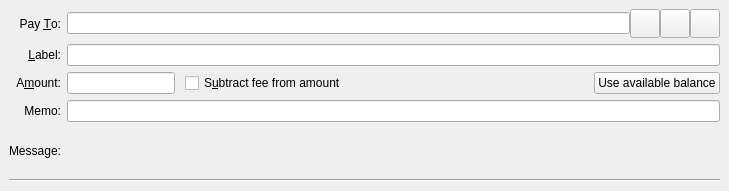
<?xml version="1.0" encoding="UTF-8"?>
<ui version="4.0">
 <class>SendCoinsEntry</class>
 <widget class="QStackedWidget" name="SendCoinsEntry">
  <property name="geometry">
   <rect>
    <x>0</x>
    <y>0</y>
    <width>729</width>
    <height>191</height>
   </rect>
  </property>
  <property name="focusPolicy">
   <enum>Qt::TabFocus</enum>
  </property>
  <property name="autoFillBackground">
   <bool>false</bool>
  </property>
  <property name="currentIndex">
   <number>0</number>
  </property>
  <widget class="QFrame" name="SendCoins">
   <property name="toolTip">
    <string>This is a normal payment.</string>
   </property>
   <property name="frameShape">
    <enum>QFrame::NoFrame</enum>
   </property>
   <layout class="QGridLayout" name="gridLayout">
    <item row="0" column="0">
     <widget class="QLabel" name="payToLabel">
      <property name="text">
       <string>Pay &amp;To:</string>
      </property>
      <property name="alignment">
       <set>Qt::AlignRight|Qt::AlignTrailing|Qt::AlignVCenter</set>
      </property>
      <property name="buddy">
       <cstring>payTo</cstring>
      </property>
     </widget>
    </item>
    <item row="0" column="1">
     <layout class="QHBoxLayout" name="payToLayout">
      <property name="spacing">
       <number>0</number>
      </property>
      <item>
       <widget class="QValidatedLineEdit" name="payTo">
        <property name="toolTip">
         <string>The Pirate address to send the payment to</string>
        </property>
       </widget>
      </item>
      <item>
       <widget class="QToolButton" name="addressBookButton">
        <property name="toolTip">
         <string>Choose previously used address</string>
        </property>
        <property name="text">
         <string/>
        </property>
        <property name="icon">
         <iconset resource="../komodo.qrc">
          <normaloff>:/icons/address-book</normaloff>:/icons/address-book</iconset>
        </property>
        <property name="iconSize">
         <size>
          <width>22</width>
          <height>22</height>
         </size>
        </property>
        <property name="shortcut">
         <string>Alt+A</string>
        </property>
       </widget>
      </item>
      <item>
       <widget class="QToolButton" name="pasteButton">
        <property name="toolTip">
         <string>Paste address from clipboard</string>
        </property>
        <property name="text">
         <string/>
        </property>
        <property name="icon">
         <iconset resource="../komodo.qrc">
          <normaloff>:/icons/editpaste</normaloff>:/icons/editpaste</iconset>
        </property>
        <property name="iconSize">
         <size>
          <width>22</width>
          <height>22</height>
         </size>
        </property>
        <property name="shortcut">
         <string>Alt+P</string>
        </property>
       </widget>
      </item>
      <item>
       <widget class="QToolButton" name="deleteButton">
        <property name="toolTip">
         <string>Remove this entry</string>
        </property>
        <property name="text">
         <string/>
        </property>
        <property name="icon">
         <iconset resource="../komodo.qrc">
          <normaloff>:/icons/remove</normaloff>:/icons/remove</iconset>
        </property>
        <property name="iconSize">
         <size>
          <width>22</width>
          <height>22</height>
         </size>
        </property>
       </widget>
      </item>
     </layout>
    </item>
    <item row="1" column="0">
     <widget class="QLabel" name="labellLabel">
      <property name="text">
       <string>&amp;Label:</string>
      </property>
      <property name="alignment">
       <set>Qt::AlignRight|Qt::AlignTrailing|Qt::AlignVCenter</set>
      </property>
      <property name="buddy">
       <cstring>addAsLabel</cstring>
      </property>
     </widget>
    </item>
    <item row="1" column="1">
     <widget class="QLineEdit" name="addAsLabel">
      <property name="toolTip">
       <string>Enter a label for this address to add it to the list of used addresses (only for taddrs)</string>
      </property>
     </widget>
    </item>
    <item row="2" column="0">
     <widget class="QLabel" name="amountLabel">
      <property name="text">
       <string>A&amp;mount:</string>
      </property>
      <property name="alignment">
       <set>Qt::AlignRight|Qt::AlignTrailing|Qt::AlignVCenter</set>
      </property>
      <property name="buddy">
       <cstring>payAmount</cstring>
      </property>
     </widget>
    </item>
    <item row="2" column="1">
     <layout class="QHBoxLayout" name="horizontalLayoutAmount" stretch="0,1,0">
      <property name="spacing">
       <number>10</number>
      </property>
      <item>
       <widget class="KomodoAmountField" name="payAmount"/>
      </item>
      <item>
       <widget class="QCheckBox" name="checkboxSubtractFeeFromAmount">
        <property name="toolTip">
         <string>The fee will be deducted from the amount being sent. The recipient will receive less coins than you enter in the amount field. If multiple recipients are selected, the fee is split equally.</string>
        </property>
        <property name="text">
         <string>S&amp;ubtract fee from amount</string>
        </property>
       </widget>
      </item>
      <item>
       <widget class="QPushButton" name="useAvailableBalanceButton">
        <property name="text">
         <string>Use available balance</string>
        </property>
        <property name="icon">
         <iconset resource="../komodo.qrc">
          <normaloff>:/icons/all_balance</normaloff>:/icons/all_balance</iconset>
        </property>
       </widget>
      </item>
     </layout>
    </item>
    <item row="3" column="0">
     <widget class="QLabel" name="memoLabel_2">
      <property name="text">
       <string>Memo:</string>
      </property>
      <property name="alignment">
       <set>Qt::AlignRight|Qt::AlignTrailing|Qt::AlignVCenter</set>
      </property>
     </widget>
    </item>
    <item row="3" column="1">
     <widget class="QValidatedLineEdit" name="memo">
      <property name="toolTip">
       <string>Message that will be included as part of the transaction</string>
      </property>
      <property name="maxLength">
       <number>512</number>
      </property>
     </widget>
    </item>
    <item row="4" column="0">
     <widget class="QLabel" name="messageLabel">
      <property name="text">
       <string>Message:</string>
      </property>
      <property name="alignment">
       <set>Qt::AlignRight|Qt::AlignTrailing|Qt::AlignVCenter</set>
      </property>
     </widget>
    </item>
    <item row="4" column="1">
     <widget class="QLabel" name="messageTextLabel">
      <property name="toolTip">
       <string>A message that was attached to the pirate: URI which will be stored with the transaction for your reference. Note: This message will not be sent over the Pirate network.</string>
      </property>
      <property name="textFormat">
       <enum>Qt::PlainText</enum>
      </property>
     </widget>
    </item>
    <item row="5" column="0" colspan="2">
     <widget class="Line" name="line">
      <property name="orientation">
       <enum>Qt::Horizontal</enum>
      </property>
     </widget>
    </item>
   </layout>
  </widget>
  <widget class="QFrame" name="SendCoins_UnauthenticatedPaymentRequest">
   <property name="palette">
    <palette>
     <active>
      <colorrole role="WindowText">
       <brush brushstyle="SolidPattern">
        <color alpha="255">
         <red>0</red>
         <green>0</green>
         <blue>0</blue>
        </color>
       </brush>
      </colorrole>
      <colorrole role="Button">
       <brush brushstyle="SolidPattern">
        <color alpha="255">
         <red>255</red>
         <green>255</green>
         <blue>127</blue>
        </color>
       </brush>
      </colorrole>
      <colorrole role="Light">
       <brush brushstyle="SolidPattern">
        <color alpha="255">
         <red>255</red>
         <green>255</green>
         <blue>255</blue>
        </color>
       </brush>
      </colorrole>
      <colorrole role="Midlight">
       <brush brushstyle="SolidPattern">
        <color alpha="255">
         <red>255</red>
         <green>255</green>
         <blue>191</blue>
        </color>
       </brush>
      </colorrole>
      <colorrole role="Dark">
       <brush brushstyle="SolidPattern">
        <color alpha="255">
         <red>127</red>
         <green>127</green>
         <blue>63</blue>
        </color>
       </brush>
      </colorrole>
      <colorrole role="Mid">
       <brush brushstyle="SolidPattern">
        <color alpha="255">
         <red>170</red>
         <green>170</green>
         <blue>84</blue>
        </color>
       </brush>
      </colorrole>
      <colorrole role="Text">
       <brush brushstyle="SolidPattern">
        <color alpha="255">
         <red>0</red>
         <green>0</green>
         <blue>0</blue>
        </color>
       </brush>
      </colorrole>
      <colorrole role="BrightText">
       <brush brushstyle="SolidPattern">
        <color alpha="255">
         <red>255</red>
         <green>255</green>
         <blue>255</blue>
        </color>
       </brush>
      </colorrole>
      <colorrole role="ButtonText">
       <brush brushstyle="SolidPattern">
        <color alpha="255">
         <red>0</red>
         <green>0</green>
         <blue>0</blue>
        </color>
       </brush>
      </colorrole>
      <colorrole role="Base">
       <brush brushstyle="SolidPattern">
        <color alpha="255">
         <red>255</red>
         <green>255</green>
         <blue>255</blue>
        </color>
       </brush>
      </colorrole>
      <colorrole role="Window">
       <brush brushstyle="SolidPattern">
        <color alpha="255">
         <red>255</red>
         <green>255</green>
         <blue>127</blue>
        </color>
       </brush>
      </colorrole>
      <colorrole role="Shadow">
       <brush brushstyle="SolidPattern">
        <color alpha="255">
         <red>0</red>
         <green>0</green>
         <blue>0</blue>
        </color>
       </brush>
      </colorrole>
      <colorrole role="AlternateBase">
       <brush brushstyle="SolidPattern">
        <color alpha="255">
         <red>255</red>
         <green>255</green>
         <blue>191</blue>
        </color>
       </brush>
      </colorrole>
      <colorrole role="ToolTipBase">
       <brush brushstyle="SolidPattern">
        <color alpha="255">
         <red>255</red>
         <green>255</green>
         <blue>220</blue>
        </color>
       </brush>
      </colorrole>
      <colorrole role="ToolTipText">
       <brush brushstyle="SolidPattern">
        <color alpha="255">
         <red>0</red>
         <green>0</green>
         <blue>0</blue>
        </color>
       </brush>
      </colorrole>
      <colorrole role="PlaceholderText">
       <brush brushstyle="NoBrush">
        <color alpha="128">
         <red>0</red>
         <green>0</green>
         <blue>0</blue>
        </color>
       </brush>
      </colorrole>
     </active>
     <inactive>
      <colorrole role="WindowText">
       <brush brushstyle="SolidPattern">
        <color alpha="255">
         <red>0</red>
         <green>0</green>
         <blue>0</blue>
        </color>
       </brush>
      </colorrole>
      <colorrole role="Button">
       <brush brushstyle="SolidPattern">
        <color alpha="255">
         <red>255</red>
         <green>255</green>
         <blue>127</blue>
        </color>
       </brush>
      </colorrole>
      <colorrole role="Light">
       <brush brushstyle="SolidPattern">
        <color alpha="255">
         <red>255</red>
         <green>255</green>
         <blue>255</blue>
        </color>
       </brush>
      </colorrole>
      <colorrole role="Midlight">
       <brush brushstyle="SolidPattern">
        <color alpha="255">
         <red>255</red>
         <green>255</green>
         <blue>191</blue>
        </color>
       </brush>
      </colorrole>
      <colorrole role="Dark">
       <brush brushstyle="SolidPattern">
        <color alpha="255">
         <red>127</red>
         <green>127</green>
         <blue>63</blue>
        </color>
       </brush>
      </colorrole>
      <colorrole role="Mid">
       <brush brushstyle="SolidPattern">
        <color alpha="255">
         <red>170</red>
         <green>170</green>
         <blue>84</blue>
        </color>
       </brush>
      </colorrole>
      <colorrole role="Text">
       <brush brushstyle="SolidPattern">
        <color alpha="255">
         <red>0</red>
         <green>0</green>
         <blue>0</blue>
        </color>
       </brush>
      </colorrole>
      <colorrole role="BrightText">
       <brush brushstyle="SolidPattern">
        <color alpha="255">
         <red>255</red>
         <green>255</green>
         <blue>255</blue>
        </color>
       </brush>
      </colorrole>
      <colorrole role="ButtonText">
       <brush brushstyle="SolidPattern">
        <color alpha="255">
         <red>0</red>
         <green>0</green>
         <blue>0</blue>
        </color>
       </brush>
      </colorrole>
      <colorrole role="Base">
       <brush brushstyle="SolidPattern">
        <color alpha="255">
         <red>255</red>
         <green>255</green>
         <blue>255</blue>
        </color>
       </brush>
      </colorrole>
      <colorrole role="Window">
       <brush brushstyle="SolidPattern">
        <color alpha="255">
         <red>255</red>
         <green>255</green>
         <blue>127</blue>
        </color>
       </brush>
      </colorrole>
      <colorrole role="Shadow">
       <brush brushstyle="SolidPattern">
        <color alpha="255">
         <red>0</red>
         <green>0</green>
         <blue>0</blue>
        </color>
       </brush>
      </colorrole>
      <colorrole role="AlternateBase">
       <brush brushstyle="SolidPattern">
        <color alpha="255">
         <red>255</red>
         <green>255</green>
         <blue>191</blue>
        </color>
       </brush>
      </colorrole>
      <colorrole role="ToolTipBase">
       <brush brushstyle="SolidPattern">
        <color alpha="255">
         <red>255</red>
         <green>255</green>
         <blue>220</blue>
        </color>
       </brush>
      </colorrole>
      <colorrole role="ToolTipText">
       <brush brushstyle="SolidPattern">
        <color alpha="255">
         <red>0</red>
         <green>0</green>
         <blue>0</blue>
        </color>
       </brush>
      </colorrole>
      <colorrole role="PlaceholderText">
       <brush brushstyle="NoBrush">
        <color alpha="128">
         <red>0</red>
         <green>0</green>
         <blue>0</blue>
        </color>
       </brush>
      </colorrole>
     </inactive>
     <disabled>
      <colorrole role="WindowText">
       <brush brushstyle="SolidPattern">
        <color alpha="255">
         <red>127</red>
         <green>127</green>
         <blue>63</blue>
        </color>
       </brush>
      </colorrole>
      <colorrole role="Button">
       <brush brushstyle="SolidPattern">
        <color alpha="255">
         <red>255</red>
         <green>255</green>
         <blue>127</blue>
        </color>
       </brush>
      </colorrole>
      <colorrole role="Light">
       <brush brushstyle="SolidPattern">
        <color alpha="255">
         <red>255</red>
         <green>255</green>
         <blue>255</blue>
        </color>
       </brush>
      </colorrole>
      <colorrole role="Midlight">
       <brush brushstyle="SolidPattern">
        <color alpha="255">
         <red>255</red>
         <green>255</green>
         <blue>191</blue>
        </color>
       </brush>
      </colorrole>
      <colorrole role="Dark">
       <brush brushstyle="SolidPattern">
        <color alpha="255">
         <red>127</red>
         <green>127</green>
         <blue>63</blue>
        </color>
       </brush>
      </colorrole>
      <colorrole role="Mid">
       <brush brushstyle="SolidPattern">
        <color alpha="255">
         <red>170</red>
         <green>170</green>
         <blue>84</blue>
        </color>
       </brush>
      </colorrole>
      <colorrole role="Text">
       <brush brushstyle="SolidPattern">
        <color alpha="255">
         <red>127</red>
         <green>127</green>
         <blue>63</blue>
        </color>
       </brush>
      </colorrole>
      <colorrole role="BrightText">
       <brush brushstyle="SolidPattern">
        <color alpha="255">
         <red>255</red>
         <green>255</green>
         <blue>255</blue>
        </color>
       </brush>
      </colorrole>
      <colorrole role="ButtonText">
       <brush brushstyle="SolidPattern">
        <color alpha="255">
         <red>127</red>
         <green>127</green>
         <blue>63</blue>
        </color>
       </brush>
      </colorrole>
      <colorrole role="Base">
       <brush brushstyle="SolidPattern">
        <color alpha="255">
         <red>255</red>
         <green>255</green>
         <blue>127</blue>
        </color>
       </brush>
      </colorrole>
      <colorrole role="Window">
       <brush brushstyle="SolidPattern">
        <color alpha="255">
         <red>255</red>
         <green>255</green>
         <blue>127</blue>
        </color>
       </brush>
      </colorrole>
      <colorrole role="Shadow">
       <brush brushstyle="SolidPattern">
        <color alpha="255">
         <red>0</red>
         <green>0</green>
         <blue>0</blue>
        </color>
       </brush>
      </colorrole>
      <colorrole role="AlternateBase">
       <brush brushstyle="SolidPattern">
        <color alpha="255">
         <red>255</red>
         <green>255</green>
         <blue>127</blue>
        </color>
       </brush>
      </colorrole>
      <colorrole role="ToolTipBase">
       <brush brushstyle="SolidPattern">
        <color alpha="255">
         <red>255</red>
         <green>255</green>
         <blue>220</blue>
        </color>
       </brush>
      </colorrole>
      <colorrole role="ToolTipText">
       <brush brushstyle="SolidPattern">
        <color alpha="255">
         <red>0</red>
         <green>0</green>
         <blue>0</blue>
        </color>
       </brush>
      </colorrole>
      <colorrole role="PlaceholderText">
       <brush brushstyle="NoBrush">
        <color alpha="128">
         <red>0</red>
         <green>0</green>
         <blue>0</blue>
        </color>
       </brush>
      </colorrole>
     </disabled>
    </palette>
   </property>
   <property name="toolTip">
    <string>This is an unauthenticated payment request.</string>
   </property>
   <property name="autoFillBackground">
    <bool>true</bool>
   </property>
   <property name="frameShape">
    <enum>QFrame::NoFrame</enum>
   </property>
   <layout class="QGridLayout" name="gridLayout_is">
    <property name="spacing">
     <number>12</number>
    </property>
    <item row="0" column="0">
     <widget class="QLabel" name="payToLabel_is">
      <property name="text">
       <string>Pay To:</string>
      </property>
      <property name="alignment">
       <set>Qt::AlignRight|Qt::AlignTrailing|Qt::AlignVCenter</set>
      </property>
     </widget>
    </item>
    <item row="0" column="1">
     <layout class="QHBoxLayout" name="payToLayout_is">
      <property name="spacing">
       <number>0</number>
      </property>
      <item>
       <widget class="QLabel" name="payTo_is"/>
      </item>
      <item>
       <widget class="QToolButton" name="deleteButton_is">
        <property name="toolTip">
         <string>Remove this entry</string>
        </property>
        <property name="text">
         <string/>
        </property>
        <property name="icon">
         <iconset resource="../komodo.qrc">
          <normaloff>:/icons/remove</normaloff>:/icons/remove</iconset>
        </property>
       </widget>
      </item>
     </layout>
    </item>
    <item row="1" column="0">
     <widget class="QLabel" name="memoLabel_is">
      <property name="text">
       <string>Memo:</string>
      </property>
      <property name="alignment">
       <set>Qt::AlignRight|Qt::AlignTrailing|Qt::AlignVCenter</set>
      </property>
     </widget>
    </item>
    <item row="1" column="1">
     <widget class="QLabel" name="memoTextLabel_is">
      <property name="textFormat">
       <enum>Qt::PlainText</enum>
      </property>
     </widget>
    </item>
    <item row="2" column="0">
     <widget class="QLabel" name="amountLabel_is">
      <property name="text">
       <string>A&amp;mount:</string>
      </property>
      <property name="alignment">
       <set>Qt::AlignRight|Qt::AlignTrailing|Qt::AlignVCenter</set>
      </property>
      <property name="buddy">
       <cstring>payAmount_is</cstring>
      </property>
     </widget>
    </item>
    <item row="2" column="1">
     <widget class="KomodoAmountField" name="payAmount_is">
      <property name="acceptDrops">
       <bool>false</bool>
      </property>
     </widget>
    </item>
   </layout>
  </widget>
  <widget class="QFrame" name="SendCoins_AuthenticatedPaymentRequest">
   <property name="palette">
    <palette>
     <active>
      <colorrole role="WindowText">
       <brush brushstyle="SolidPattern">
        <color alpha="255">
         <red>0</red>
         <green>0</green>
         <blue>0</blue>
        </color>
       </brush>
      </colorrole>
      <colorrole role="Button">
       <brush brushstyle="SolidPattern">
        <color alpha="255">
         <red>140</red>
         <green>232</green>
         <blue>119</blue>
        </color>
       </brush>
      </colorrole>
      <colorrole role="Light">
       <brush brushstyle="SolidPattern">
        <color alpha="255">
         <red>230</red>
         <green>255</green>
         <blue>224</blue>
        </color>
       </brush>
      </colorrole>
      <colorrole role="Midlight">
       <brush brushstyle="SolidPattern">
        <color alpha="255">
         <red>185</red>
         <green>243</green>
         <blue>171</blue>
        </color>
       </brush>
      </colorrole>
      <colorrole role="Dark">
       <brush brushstyle="SolidPattern">
        <color alpha="255">
         <red>70</red>
         <green>116</green>
         <blue>59</blue>
        </color>
       </brush>
      </colorrole>
      <colorrole role="Mid">
       <brush brushstyle="SolidPattern">
        <color alpha="255">
         <red>93</red>
         <green>155</green>
         <blue>79</blue>
        </color>
       </brush>
      </colorrole>
      <colorrole role="Text">
       <brush brushstyle="SolidPattern">
        <color alpha="255">
         <red>0</red>
         <green>0</green>
         <blue>0</blue>
        </color>
       </brush>
      </colorrole>
      <colorrole role="BrightText">
       <brush brushstyle="SolidPattern">
        <color alpha="255">
         <red>155</red>
         <green>255</green>
         <blue>147</blue>
        </color>
       </brush>
      </colorrole>
      <colorrole role="ButtonText">
       <brush brushstyle="SolidPattern">
        <color alpha="255">
         <red>0</red>
         <green>0</green>
         <blue>0</blue>
        </color>
       </brush>
      </colorrole>
      <colorrole role="Base">
       <brush brushstyle="SolidPattern">
        <color alpha="255">
         <red>119</red>
         <green>255</green>
         <blue>233</blue>
        </color>
       </brush>
      </colorrole>
      <colorrole role="Window">
       <brush brushstyle="SolidPattern">
        <color alpha="255">
         <red>140</red>
         <green>232</green>
         <blue>119</blue>
        </color>
       </brush>
      </colorrole>
      <colorrole role="Shadow">
       <brush brushstyle="SolidPattern">
        <color alpha="255">
         <red>0</red>
         <green>0</green>
         <blue>0</blue>
        </color>
       </brush>
      </colorrole>
      <colorrole role="AlternateBase">
       <brush brushstyle="SolidPattern">
        <color alpha="255">
         <red>197</red>
         <green>243</green>
         <blue>187</blue>
        </color>
       </brush>
      </colorrole>
      <colorrole role="NoRole">
       <brush brushstyle="SolidPattern">
        <color alpha="255">
         <red>125</red>
         <green>194</green>
         <blue>122</blue>
        </color>
       </brush>
      </colorrole>
      <colorrole role="ToolTipBase">
       <brush brushstyle="SolidPattern">
        <color alpha="255">
         <red>255</red>
         <green>255</green>
         <blue>220</blue>
        </color>
       </brush>
      </colorrole>
      <colorrole role="ToolTipText">
       <brush brushstyle="SolidPattern">
        <color alpha="255">
         <red>0</red>
         <green>0</green>
         <blue>0</blue>
        </color>
       </brush>
      </colorrole>
      <colorrole role="PlaceholderText">
       <brush brushstyle="NoBrush">
        <color alpha="128">
         <red>0</red>
         <green>0</green>
         <blue>0</blue>
        </color>
       </brush>
      </colorrole>
     </active>
     <inactive>
      <colorrole role="WindowText">
       <brush brushstyle="SolidPattern">
        <color alpha="255">
         <red>0</red>
         <green>0</green>
         <blue>0</blue>
        </color>
       </brush>
      </colorrole>
      <colorrole role="Button">
       <brush brushstyle="SolidPattern">
        <color alpha="255">
         <red>140</red>
         <green>232</green>
         <blue>119</blue>
        </color>
       </brush>
      </colorrole>
      <colorrole role="Light">
       <brush brushstyle="SolidPattern">
        <color alpha="255">
         <red>230</red>
         <green>255</green>
         <blue>224</blue>
        </color>
       </brush>
      </colorrole>
      <colorrole role="Midlight">
       <brush brushstyle="SolidPattern">
        <color alpha="255">
         <red>185</red>
         <green>243</green>
         <blue>171</blue>
        </color>
       </brush>
      </colorrole>
      <colorrole role="Dark">
       <brush brushstyle="SolidPattern">
        <color alpha="255">
         <red>70</red>
         <green>116</green>
         <blue>59</blue>
        </color>
       </brush>
      </colorrole>
      <colorrole role="Mid">
       <brush brushstyle="SolidPattern">
        <color alpha="255">
         <red>93</red>
         <green>155</green>
         <blue>79</blue>
        </color>
       </brush>
      </colorrole>
      <colorrole role="Text">
       <brush brushstyle="SolidPattern">
        <color alpha="255">
         <red>0</red>
         <green>0</green>
         <blue>0</blue>
        </color>
       </brush>
      </colorrole>
      <colorrole role="BrightText">
       <brush brushstyle="SolidPattern">
        <color alpha="255">
         <red>155</red>
         <green>255</green>
         <blue>147</blue>
        </color>
       </brush>
      </colorrole>
      <colorrole role="ButtonText">
       <brush brushstyle="SolidPattern">
        <color alpha="255">
         <red>0</red>
         <green>0</green>
         <blue>0</blue>
        </color>
       </brush>
      </colorrole>
      <colorrole role="Base">
       <brush brushstyle="SolidPattern">
        <color alpha="255">
         <red>119</red>
         <green>255</green>
         <blue>233</blue>
        </color>
       </brush>
      </colorrole>
      <colorrole role="Window">
       <brush brushstyle="SolidPattern">
        <color alpha="255">
         <red>140</red>
         <green>232</green>
         <blue>119</blue>
        </color>
       </brush>
      </colorrole>
      <colorrole role="Shadow">
       <brush brushstyle="SolidPattern">
        <color alpha="255">
         <red>0</red>
         <green>0</green>
         <blue>0</blue>
        </color>
       </brush>
      </colorrole>
      <colorrole role="AlternateBase">
       <brush brushstyle="SolidPattern">
        <color alpha="255">
         <red>197</red>
         <green>243</green>
         <blue>187</blue>
        </color>
       </brush>
      </colorrole>
      <colorrole role="NoRole">
       <brush brushstyle="SolidPattern">
        <color alpha="255">
         <red>125</red>
         <green>194</green>
         <blue>122</blue>
        </color>
       </brush>
      </colorrole>
      <colorrole role="ToolTipBase">
       <brush brushstyle="SolidPattern">
        <color alpha="255">
         <red>255</red>
         <green>255</green>
         <blue>220</blue>
        </color>
       </brush>
      </colorrole>
      <colorrole role="ToolTipText">
       <brush brushstyle="SolidPattern">
        <color alpha="255">
         <red>0</red>
         <green>0</green>
         <blue>0</blue>
        </color>
       </brush>
      </colorrole>
      <colorrole role="PlaceholderText">
       <brush brushstyle="NoBrush">
        <color alpha="128">
         <red>0</red>
         <green>0</green>
         <blue>0</blue>
        </color>
       </brush>
      </colorrole>
     </inactive>
     <disabled>
      <colorrole role="WindowText">
       <brush brushstyle="SolidPattern">
        <color alpha="255">
         <red>70</red>
         <green>116</green>
         <blue>59</blue>
        </color>
       </brush>
      </colorrole>
      <colorrole role="Button">
       <brush brushstyle="SolidPattern">
        <color alpha="255">
         <red>140</red>
         <green>232</green>
         <blue>119</blue>
        </color>
       </brush>
      </colorrole>
      <colorrole role="Light">
       <brush brushstyle="SolidPattern">
        <color alpha="255">
         <red>230</red>
         <green>255</green>
         <blue>224</blue>
        </color>
       </brush>
      </colorrole>
      <colorrole role="Midlight">
       <brush brushstyle="SolidPattern">
        <color alpha="255">
         <red>185</red>
         <green>243</green>
         <blue>171</blue>
        </color>
       </brush>
      </colorrole>
      <colorrole role="Dark">
       <brush brushstyle="SolidPattern">
        <color alpha="255">
         <red>70</red>
         <green>116</green>
         <blue>59</blue>
        </color>
       </brush>
      </colorrole>
      <colorrole role="Mid">
       <brush brushstyle="SolidPattern">
        <color alpha="255">
         <red>93</red>
         <green>155</green>
         <blue>79</blue>
        </color>
       </brush>
      </colorrole>
      <colorrole role="Text">
       <brush brushstyle="SolidPattern">
        <color alpha="255">
         <red>70</red>
         <green>116</green>
         <blue>59</blue>
        </color>
       </brush>
      </colorrole>
      <colorrole role="BrightText">
       <brush brushstyle="SolidPattern">
        <color alpha="255">
         <red>155</red>
         <green>255</green>
         <blue>147</blue>
        </color>
       </brush>
      </colorrole>
      <colorrole role="ButtonText">
       <brush brushstyle="SolidPattern">
        <color alpha="255">
         <red>70</red>
         <green>116</green>
         <blue>59</blue>
        </color>
       </brush>
      </colorrole>
      <colorrole role="Base">
       <brush brushstyle="SolidPattern">
        <color alpha="255">
         <red>140</red>
         <green>232</green>
         <blue>119</blue>
        </color>
       </brush>
      </colorrole>
      <colorrole role="Window">
       <brush brushstyle="SolidPattern">
        <color alpha="255">
         <red>140</red>
         <green>232</green>
         <blue>119</blue>
        </color>
       </brush>
      </colorrole>
      <colorrole role="Shadow">
       <brush brushstyle="SolidPattern">
        <color alpha="255">
         <red>0</red>
         <green>0</green>
         <blue>0</blue>
        </color>
       </brush>
      </colorrole>
      <colorrole role="AlternateBase">
       <brush brushstyle="SolidPattern">
        <color alpha="255">
         <red>140</red>
         <green>232</green>
         <blue>119</blue>
        </color>
       </brush>
      </colorrole>
      <colorrole role="NoRole">
       <brush brushstyle="SolidPattern">
        <color alpha="255">
         <red>125</red>
         <green>194</green>
         <blue>122</blue>
        </color>
       </brush>
      </colorrole>
      <colorrole role="ToolTipBase">
       <brush brushstyle="SolidPattern">
        <color alpha="255">
         <red>255</red>
         <green>255</green>
         <blue>220</blue>
        </color>
       </brush>
      </colorrole>
      <colorrole role="ToolTipText">
       <brush brushstyle="SolidPattern">
        <color alpha="255">
         <red>0</red>
         <green>0</green>
         <blue>0</blue>
        </color>
       </brush>
      </colorrole>
      <colorrole role="PlaceholderText">
       <brush brushstyle="NoBrush">
        <color alpha="128">
         <red>0</red>
         <green>0</green>
         <blue>0</blue>
        </color>
       </brush>
      </colorrole>
     </disabled>
    </palette>
   </property>
   <property name="toolTip">
    <string>This is an authenticated payment request.</string>
   </property>
   <property name="autoFillBackground">
    <bool>true</bool>
   </property>
   <property name="frameShape">
    <enum>QFrame::NoFrame</enum>
   </property>
   <layout class="QGridLayout" name="gridLayout_s">
    <property name="spacing">
     <number>12</number>
    </property>
    <item row="0" column="0">
     <widget class="QLabel" name="payToLabel_s">
      <property name="text">
       <string>Pay To:</string>
      </property>
      <property name="alignment">
       <set>Qt::AlignRight|Qt::AlignTrailing|Qt::AlignVCenter</set>
      </property>
     </widget>
    </item>
    <item row="0" column="1">
     <layout class="QHBoxLayout" name="payToLayout_s">
      <property name="spacing">
       <number>0</number>
      </property>
      <item>
       <widget class="QLabel" name="payTo_s">
        <property name="textFormat">
         <enum>Qt::PlainText</enum>
        </property>
       </widget>
      </item>
      <item>
       <widget class="QToolButton" name="deleteButton_s">
        <property name="toolTip">
         <string>Remove this entry</string>
        </property>
        <property name="text">
         <string/>
        </property>
        <property name="icon">
         <iconset resource="../komodo.qrc">
          <normaloff>:/icons/remove</normaloff>:/icons/remove</iconset>
        </property>
       </widget>
      </item>
     </layout>
    </item>
    <item row="1" column="0">
     <widget class="QLabel" name="memoLabel_s">
      <property name="text">
       <string>Memo:</string>
      </property>
      <property name="alignment">
       <set>Qt::AlignRight|Qt::AlignTrailing|Qt::AlignVCenter</set>
      </property>
     </widget>
    </item>
    <item row="1" column="1">
     <widget class="QLabel" name="memoTextLabel_s">
      <property name="textFormat">
       <enum>Qt::PlainText</enum>
      </property>
     </widget>
    </item>
    <item row="2" column="0">
     <widget class="QLabel" name="amountLabel_s">
      <property name="text">
       <string>A&amp;mount:</string>
      </property>
      <property name="alignment">
       <set>Qt::AlignRight|Qt::AlignTrailing|Qt::AlignVCenter</set>
      </property>
      <property name="buddy">
       <cstring>payAmount_s</cstring>
      </property>
     </widget>
    </item>
    <item row="2" column="1">
     <widget class="KomodoAmountField" name="payAmount_s">
      <property name="acceptDrops">
       <bool>false</bool>
      </property>
     </widget>
    </item>
   </layout>
  </widget>
 </widget>
 <customwidgets>
  <customwidget>
   <class>KomodoAmountField</class>
   <extends>QLineEdit</extends>
   <header>komodoamountfield.h</header>
   <container>1</container>
  </customwidget>
  <customwidget>
   <class>QValidatedLineEdit</class>
   <extends>QLineEdit</extends>
   <header>qvalidatedlineedit.h</header>
  </customwidget>
 </customwidgets>
 <tabstops>
  <tabstop>payTo</tabstop>
  <tabstop>addressBookButton</tabstop>
  <tabstop>pasteButton</tabstop>
  <tabstop>deleteButton</tabstop>
  <tabstop>addAsLabel</tabstop>
  <tabstop>payAmount</tabstop>
  <tabstop>payAmount_is</tabstop>
  <tabstop>deleteButton_is</tabstop>
  <tabstop>payAmount_s</tabstop>
  <tabstop>deleteButton_s</tabstop>
 </tabstops>
 <resources>
  <include location="../komodo.qrc"/>
 </resources>
 <connections/>
</ui>
